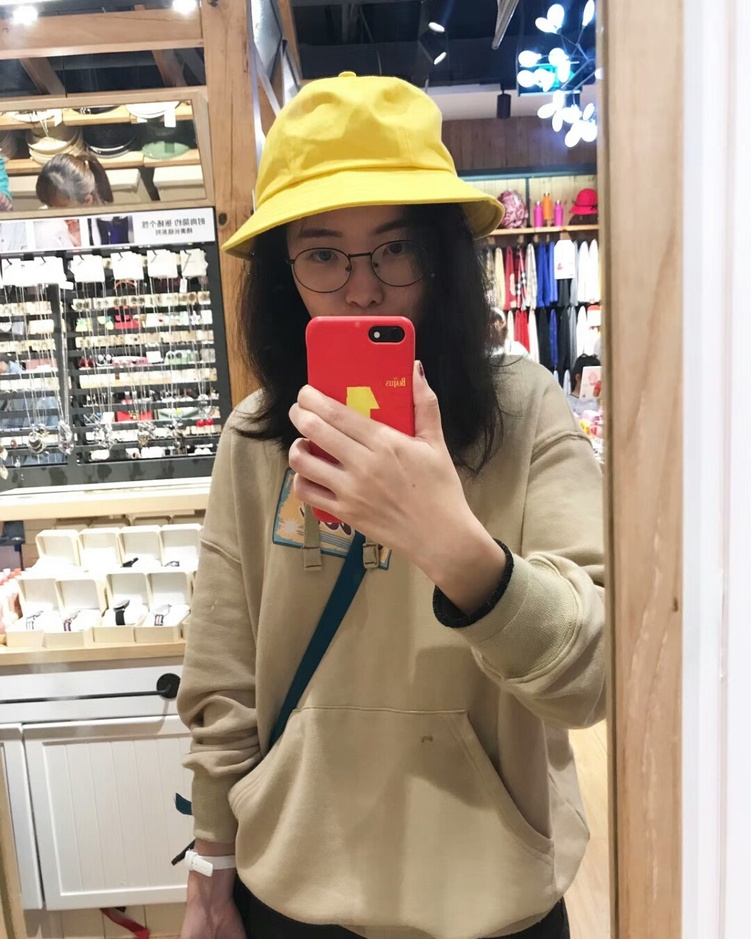
#> input picture hw1/Q3/test.jpg, 751 x 939 px, shrunk from 1080 x 1350 before the run
$ jupyter execute SIFT.ipynb   (shell and % lines are left out)
#> lines starting #> are read from the running program, lines starting #| are printed output that depends on the picture
[cell 1]
import cv2
import numpy as np
import matplotlib.image as mpimg
import matplotlib.pyplot as plt

img = cv2.imread('test.jpg')
#> img is the input picture: shape (939, 751, 3); mean B, G, R 133.7, 150.8, 167.2
gray= cv2.cvtColor(img,cv2.COLOR_BGR2GRAY)
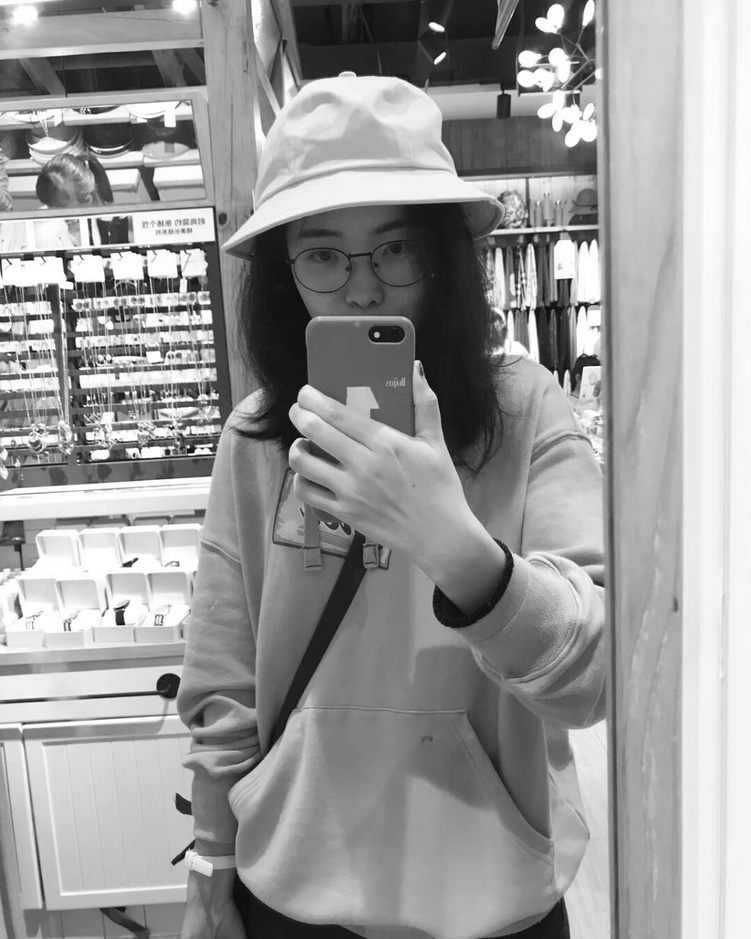
#> gray: shape (939, 751); min 1, max 255, mean 153.7

sift = cv2.xfeatures2d.SIFT_create()
kp = sift.detect(gray,None)
#> kp = 2956 keypoints; strongest (x, y, size): (552, 21, 16.2), (188, 447, 2.1), (120, 621, 6.6), (28, 257, 6.8)

img=cv2.drawKeypoints(gray,kp,img,flags=cv2.DRAW_MATCHES_FLAGS_DRAW_RICH_KEYPOINTS)
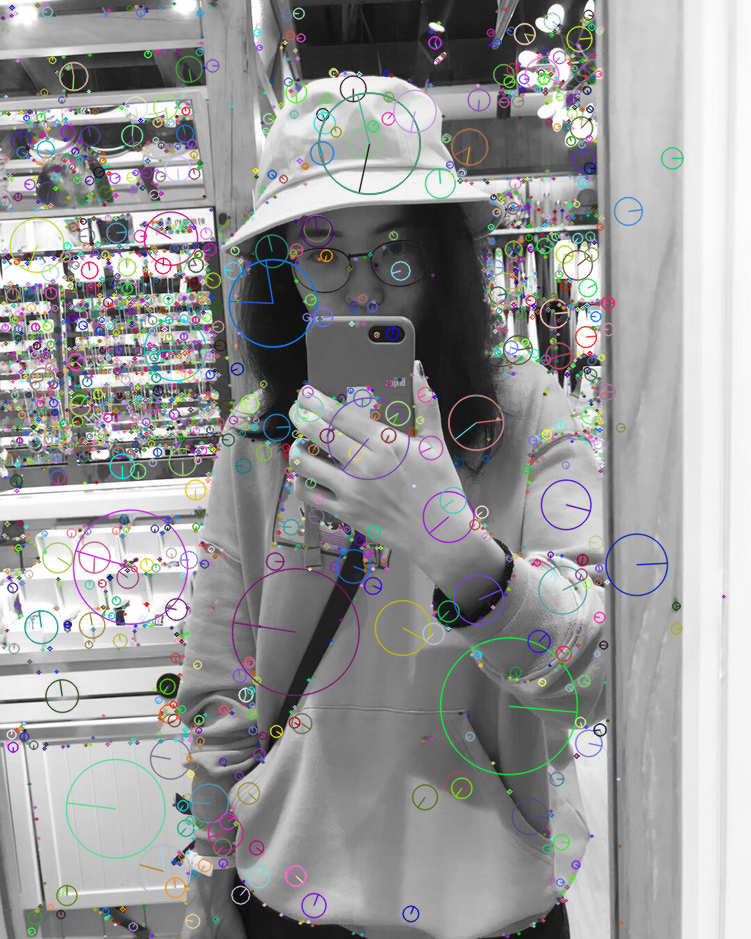
#> img: shape (939, 751, 3); mean B, G, R 152.4, 152, 151.9

cv2.imwrite('sift_result.jpg',img)

#show image below
plt.imshow(img)

$ run again, with hw1/Q3/1.jpg copied over hw1/Q3/test.jpg
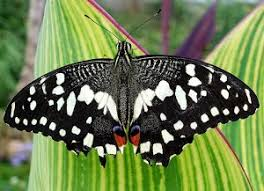
#> input picture hw1/Q3/1.jpg, 264 x 191 px
#> img is the input picture: shape (191, 264, 3); mean B, G, R 78.7, 124.7, 108.2
#> `gray= cv2.cvtColor(img,cv2.COLOR_BGR2GRAY)`:
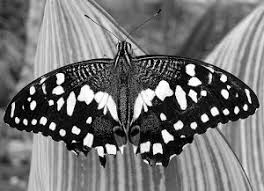
#> gray: shape (191, 264); min 0, max 255, mean 114.5
#> kp = 687 keypoints; strongest (x, y, size): (34, 122, 3.4), (29, 99, 2.2), (51, 102, 3.4), (204, 118, 4.8)
#> `img=cv2.drawKeypoints(gray,kp,img,flags=cv2.DRAW_MATCHES_FLAGS_DRAW_RI..`:
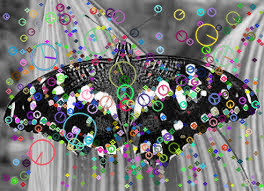
#> img: shape (191, 264, 3); mean B, G, R 116.6, 117.1, 116.9
